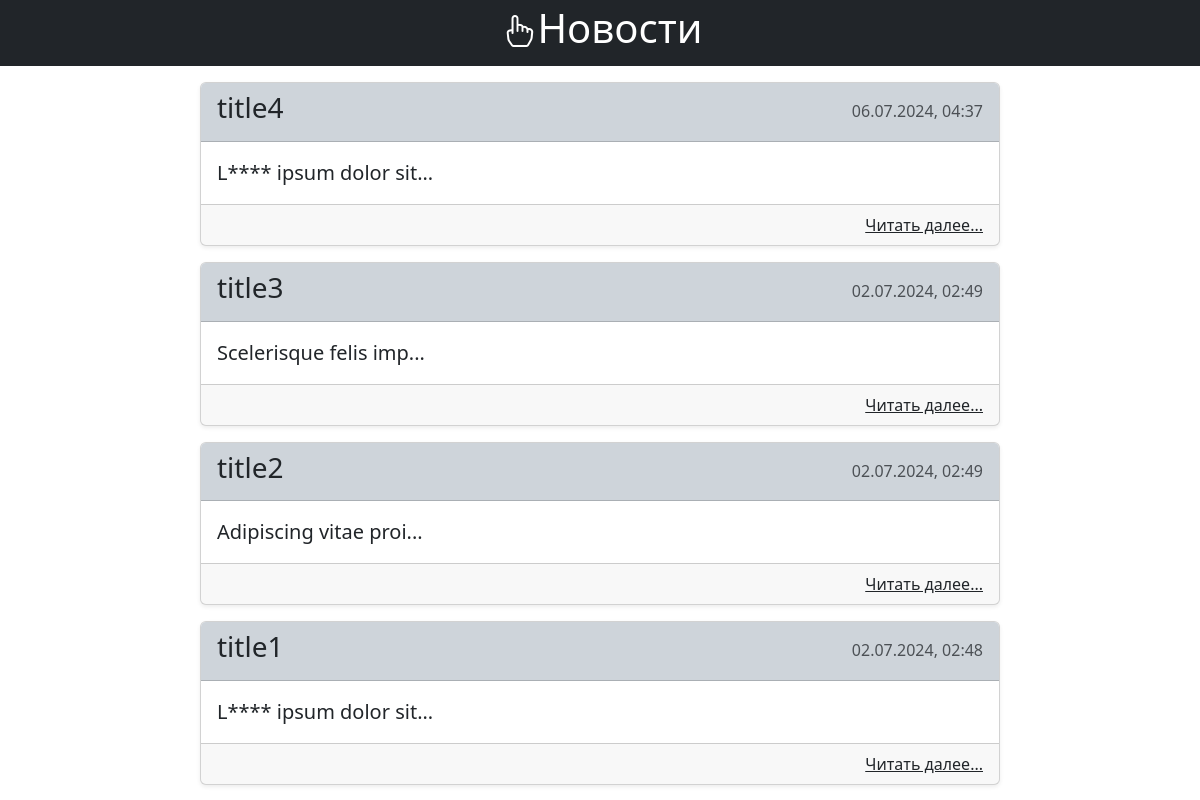
Page /news/ on the committed database.
### news/models.py (models this page shows, shortened)
class Post(models.Model):
    author = models.ForeignKey(Author, on_delete=models.CASCADE)
    TYPE = (
        ('News', 'Новость'),
        ('Article', 'Статья')
    )
    categoryType = models.CharField(max_length=7, choices=TYPE)
    creationDate = models.DateTimeField(auto_now_add=True)
    postCategory = models.ManyToManyField(Category, through='PostCategory')
    title = models.CharField(max_length=150)
    text = models.TextField()
    rating = models.IntegerField(default=0)
    def preview(self):
        return f'{self.text[:21]}...'
    def get_absolute_url(self):
        return reverse('detail', kwargs={'pk': self.pk})

### news/views.py (the view)
# urls.py: path('', PostsList.as_view(), name='list'),
class PostsList(ListView):
    model = Post
    ordering = '-creationDate'
    template_name = 'news_list.html'
    context_object_name = 'news'

### news/templatetags/censor_filter.py (called while the page is built)
@register.filter()
def censor(value):
    for bad_word in bad_words_list:
        value = value.replace(bad_word[1:], '*' * len(bad_word[1:]))
    return value

### news/templates/news/news_list.html (shortened to what this page needs)
{% extends 'default.html' %}
{% load censor_filter %}
{% block content %}
    {% for n in news %}
        <div class="d-flex justify-content-center mt-3">
            <div class="card shadow-sm" style="width: 50rem;">
                <div class="card-header d-flex justify-content-between bg-dark-subtle">
                    <h3 class="card-title">{{ n.title|censor }}</h3>
                    <p class="card-subtitle opacity-75 mt-2">{{ n.creationDate|date:"d.m.Y, h:i" }}</p>
                </div>
                <div class="card-body">
                    <p class="card-text fs-5">{{ n.preview|censor }}</p>
                </div>
                <div class="card-footer d-flex justify-content-end">
                    <a class="card-link text-dark" href="{{ n.get_absolute_url }}">Читать далее...</a>
                </div>
            </div>
        </div>
    {% endfor %}
{% endblock content %}

### news/templates/news/default.html (shortened to what this page needs)
<!DOCTYPE html>
<html lang="en">
<head>
    <link rel="stylesheet" href="https://cdn.jsdelivr.net/npm/bootstrap@5.3.3/dist/css/bootstrap.min.css">
    <link rel="stylesheet" href="https://cdn.jsdelivr.net/npm/bootstrap-icons@1.11.3/font/bootstrap-icons.min.css">
</head>
<body>
    <header class="bg-dark text-white p-1 ">
        <a href="{% url 'list' %}" class="h1 d-flex justify-content-center text-decoration-none"><i class="h2 mt-2 m-1 bi bi-hand-index"></i>Новости</a>
    </header>
    {% block content %}
    {% endblock content %}
</body>
</html>

### rows in the picture
Post: title|censor "title4", creationDate "06.07.2024, 04:37", preview|censor "L**** ipsum dolor sit..."
Post: title|censor "title3", creationDate "02.07.2024, 02:49", preview|censor "Scelerisque felis imp..."
Post: title|censor "title2", creationDate "02.07.2024, 02:49", preview|censor "Adipiscing vitae proi..."
Post: title|censor "title1", creationDate "02.07.2024, 02:48", preview|censor "L**** ipsum dolor sit..."
